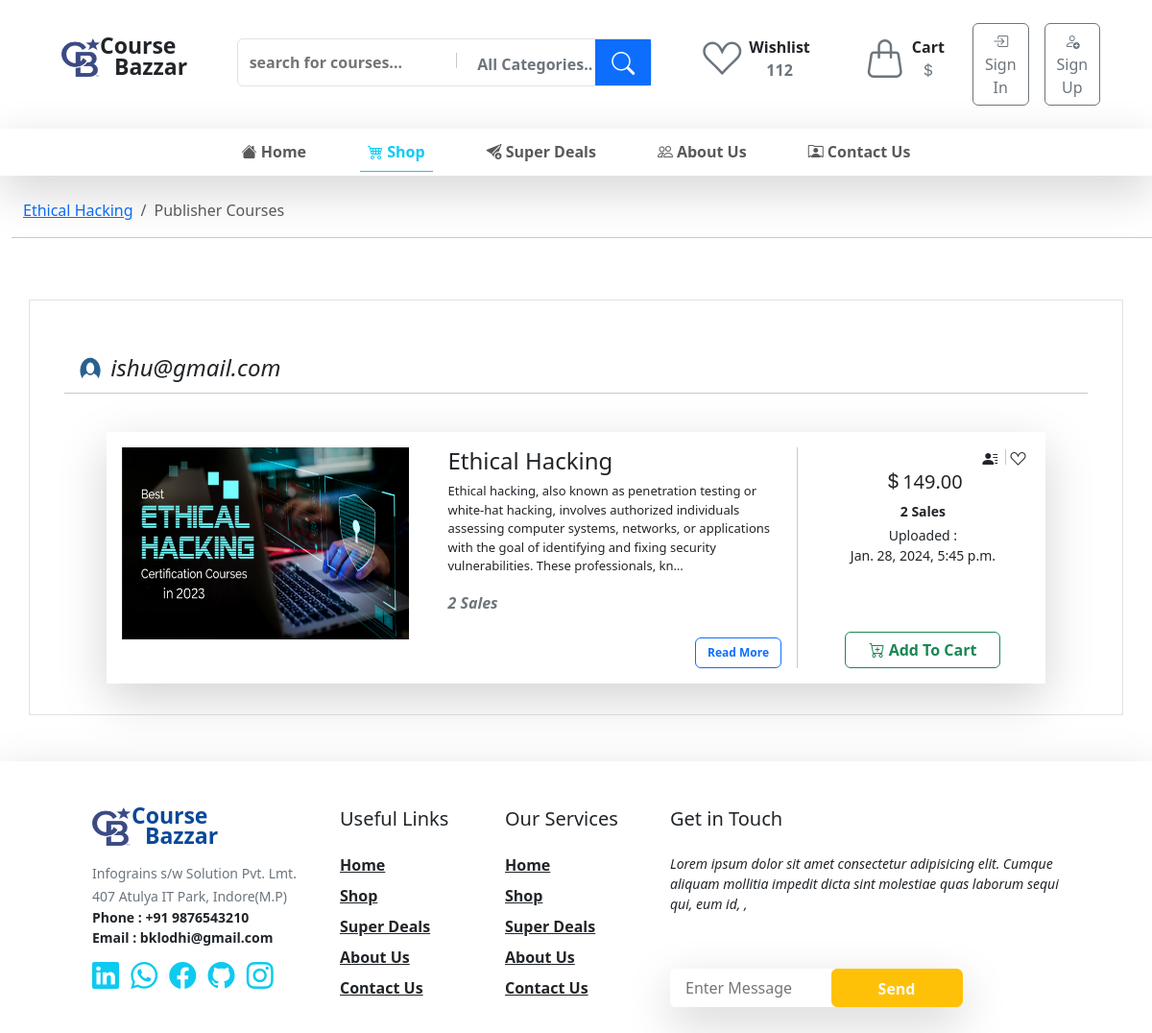
/course/about-more/publishercourses/9/, run on an earlier commit of the app's database.
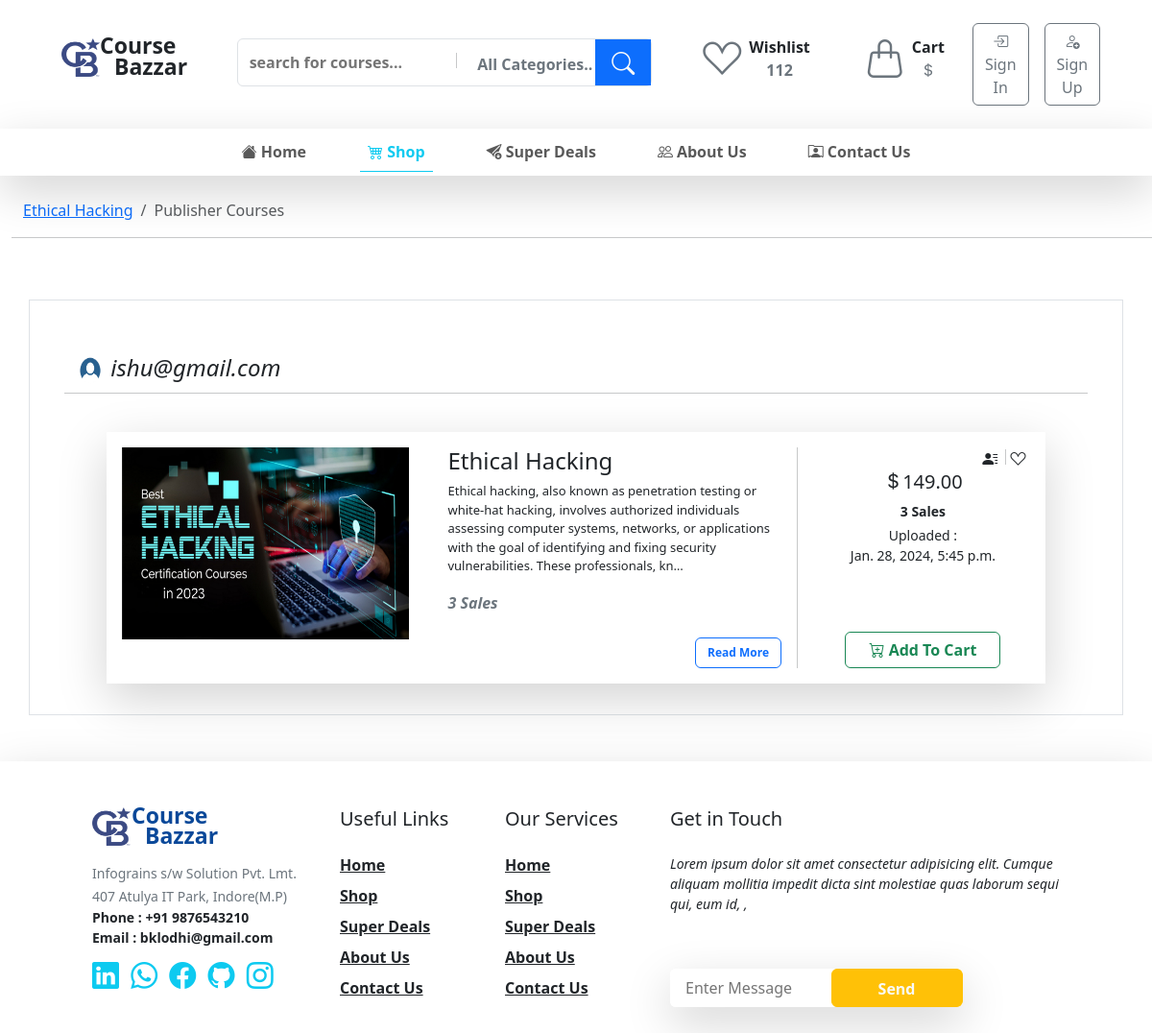
And on a later commit of the database.
### customer/models.py (models this page shows)
class Course(models.Model):
    user =  models.ForeignKey(CustomUser, related_name='courses', on_delete=models.CASCADE)
    category = models.OneToOneField(CourseCategory, related_name='category', on_delete=models.CASCADE)
    title =  models.CharField(max_length=50)
    key_points = models.CharField(max_length=100,blank=True, null=True)
    description = models.TextField(max_length=5000)
    price = models.IntegerField()
    sale_counter = models.IntegerField(default=0)
    published_datetime = models.DateTimeField(default=datetime.datetime.now())
    approval_datetime = models.DateTimeField(blank=True, null=True)
    approve = models.BooleanField(default = False)
    image = models.ImageField(upload_to="Course Image/")
    course_file = models.FileField( upload_to='Courses/')
    def __str__(self):
        return self.title

class CustomUser(AbstractUser):
    is_buyer = models.BooleanField(default=True)
    is_seller = models.BooleanField(default=False)
    phone = models.CharField(max_length=15)
    gender =  models.CharField(max_length=32,choices=(('male',"Male"),("female", "Female"),("other", "Other")))
    image = models.ImageField(upload_to='Profile/', default='Profile/pic.png')

### myapp/views.py (the view)
def publishercourses(request, id):
    backurl = request.META.get('HTTP_REFERER')
    course = Course.objects.get(id=id)
    user = CustomUser.objects.get(id=course.user_id)
    usercourses = user.courses.all()
    print("=================================================")
    print(usercourses)
    context={
        'backurl':backurl,
        'course':course,
        'usercourses':usercourses,
        'buycourse':True
    }
    return render(request, 'customercourses.html', context)

### customer/profile_context.py (called while the page is built)
def profile_detail(request):
    user = request.user
    if user.username == "admin":
        customer = False
        return  {'customer':customer}
    if user.is_authenticated :
        customer = CustomUser.objects.get(id = user.id)
        cartcounter =  AddToCart.objects.filter(user_id = customer.id).count()
        carts =  AddToCart.objects.filter(user_id = customer.id)
        total_price = 0.00
        for cart in carts:
            if CourseOffer.objects.filter(course=cart.course).exists():
                total_price += CourseOffer.objects.get(course=cart.course).remaining_amount
            else:
                total_price += cart.course.price
        context={
            'customer':customer,
            'cartcounter' : cartcounter,
            'total_pay_price':total_price
        }
    else:
        context={
            'customer':False
        }
    return  context

### templates/customercourses.html (shortened to what this page needs)
{% extends "base.html" %} {% block body %}
<div class="container-fuild overflow-hidden">
  <div class="row ps-4 pt-2">
    <nav aria-label="breadcrumb">
      <ol class="breadcrumb">
        <li class="breadcrumb-item">
          <a href="{{backurl}}">{{course.title}} </a>
        </li>
        <li class="breadcrumb-item active" aria-current="page">
          Publisher Courses
        </li>
      </ol>
    </nav>
    <hr />
  </div>
</div>
<div class="container border my-5 py-2 px-5">
  <div class="row mt-5">
    <h4>
      <img
        src="{{course.user.image.url}}"
        alt=""
        style="width: 30px; height: 30px"
        class="rounded-circle"
      />
      <i>{{course.user.email}}</i>
    </h4>
    <hr />
  </div>
  {% for course in usercourses %}
  {% if course.approve %}
  <div class="row py-4">
    <div class="col-11 mx-auto shadow-lg d-flex justify-content-center p-3">
      <div class="row">
        <div class="col-4" style="height: 200px">
          <img src="{{course.image.url}}" width="100%" class="h-100" alt="" />
        </div>
        <div class="col-5 d-flex justify-content-start">
          <div class="px-3">
            <h4>{{course.title}}</h4>
            <p class="fw-normal" style="font-size: 13px">
              {{course.description|truncatechars:249 }}
            </p>
            <span class='me-auto fw-semibold fst-italic text-secondary'> {{course.sale_counter}} Sales</span>
            <div class="w-100 d-flex pt-4">
              <button
                class="btn btn-outline-primary ms-auto"
                style="font-size: 12px; font-weight: 600"
                data-bs-toggle="collapse"
                href="#aboutmore{{course.id}}"
                role="button"
                aria-expanded="false"
                aria-controls="{{cart.course.title}}"
              >
                Read More
              </button>
            </div>
          </div>
        </div>
        <div class="col-3 d-flex flex-column align-items-center ps-2">
          <div class="text-end w-100">
            <i class="bi bi-person-lines-fill pe-1"></i>
            <i class="bi bi-suit-heart pe-1"></i>
          </div>
          <h5 class="text-center">
            <i class="bi bi-currency-dollar"></i>{{course.price}}.00
          </h5>
          <p class="small fw-semibold mb-1">{{course.sale_counter}} Sales</p>
          <p class="small text-center mb-1">
            Uploaded : <br />{{course.published_datetime}}
          </p>
          <a href="{% url 'addtocart' id=course.id %}" class="mt-auto">
            <button class="btn btn-outline-success mt-auto fw-semibold px-4">
              <i class="bi bi-cart-plus"></i> Add To Cart
            </button>
          </a>
        </div>
      </div>
    </div>
  </div>
  {% endif %} {% endfor %}
</div>
{% endblock body %}

What changed in the data, as far as the page shows it:
changed Course "Ethical Hacking": sale_counter "2" → "3"
